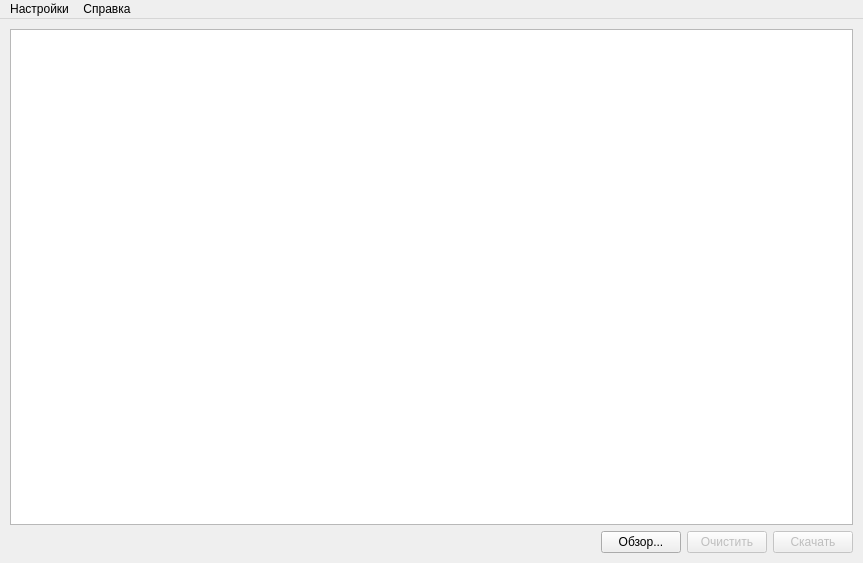
<?xml version="1.0" encoding="UTF-8"?>
<ui version="4.0">
 <class>MainWindow</class>
 <widget class="QMainWindow" name="MainWindow">
  <property name="geometry">
   <rect>
    <x>0</x>
    <y>0</y>
    <width>863</width>
    <height>563</height>
   </rect>
  </property>
  <property name="windowTitle">
   <string>KinDownloader</string>
  </property>
  <widget class="QWidget" name="centralwidget">
   <property name="minimumSize">
    <size>
     <width>863</width>
     <height>542</height>
    </size>
   </property>
   <layout class="QGridLayout" name="gridLayout">
    <item row="0" column="0">
     <layout class="QVBoxLayout" name="verticalLayout">
      <property name="leftMargin">
       <number>1</number>
      </property>
      <property name="topMargin">
       <number>1</number>
      </property>
      <property name="rightMargin">
       <number>1</number>
      </property>
      <property name="bottomMargin">
       <number>1</number>
      </property>
      <item>
       <widget class="QTableView" name="tableView">
        <property name="enabled">
         <bool>true</bool>
        </property>
        <property name="sizePolicy">
         <sizepolicy hsizetype="Expanding" vsizetype="Expanding">
          <horstretch>0</horstretch>
          <verstretch>0</verstretch>
         </sizepolicy>
        </property>
        <property name="selectionBehavior">
         <enum>QAbstractItemView::SelectItems</enum>
        </property>
        <attribute name="horizontalHeaderVisible">
         <bool>true</bool>
        </attribute>
        <attribute name="horizontalHeaderStretchLastSection">
         <bool>false</bool>
        </attribute>
        <attribute name="verticalHeaderStretchLastSection">
         <bool>false</bool>
        </attribute>
       </widget>
      </item>
      <item>
       <layout class="QHBoxLayout" name="horizontalLayout_2">
        <item>
         <spacer name="horizontalSpacer_2">
          <property name="orientation">
           <enum>Qt::Horizontal</enum>
          </property>
          <property name="sizeHint" stdset="0">
           <size>
            <width>677</width>
            <height>20</height>
           </size>
          </property>
         </spacer>
        </item>
        <item>
         <widget class="QPushButton" name="pushButton">
          <property name="text">
           <string>Обзор...</string>
          </property>
         </widget>
        </item>
        <item>
         <widget class="QPushButton" name="pushButton_3">
          <property name="enabled">
           <bool>false</bool>
          </property>
          <property name="sizePolicy">
           <sizepolicy hsizetype="Fixed" vsizetype="Fixed">
            <horstretch>0</horstretch>
            <verstretch>0</verstretch>
           </sizepolicy>
          </property>
          <property name="text">
           <string>Очистить</string>
          </property>
         </widget>
        </item>
        <item>
         <widget class="QPushButton" name="pushButton_2">
          <property name="enabled">
           <bool>false</bool>
          </property>
          <property name="sizePolicy">
           <sizepolicy hsizetype="Fixed" vsizetype="Fixed">
            <horstretch>0</horstretch>
            <verstretch>0</verstretch>
           </sizepolicy>
          </property>
          <property name="text">
           <string>Скачать</string>
          </property>
         </widget>
        </item>
       </layout>
      </item>
     </layout>
    </item>
   </layout>
  </widget>
  <widget class="QMenuBar" name="menubar">
   <property name="geometry">
    <rect>
     <x>0</x>
     <y>0</y>
     <width>863</width>
     <height>21</height>
    </rect>
   </property>
   <widget class="QMenu" name="menu">
    <property name="title">
     <string>Настройки</string>
    </property>
   </widget>
   <widget class="QMenu" name="menu_2">
    <property name="title">
     <string>Справка</string>
    </property>
    <addaction name="action"/>
    <addaction name="separator"/>
    <addaction name="action_2"/>
   </widget>
   <addaction name="menu"/>
   <addaction name="menu_2"/>
  </widget>
  <action name="action">
   <property name="icon">
    <iconset>
     <normaloff>icon/file-48.png</normaloff>icon/file-48.png</iconset>
   </property>
   <property name="text">
    <string>Лог файл</string>
   </property>
  </action>
  <action name="action_2">
   <property name="icon">
    <iconset>
     <normaloff>icon/certificate-48.png</normaloff>icon/certificate-48.png</iconset>
   </property>
   <property name="text">
    <string>О программе</string>
   </property>
  </action>
 </widget>
 <resources/>
 <connections/>
</ui>
